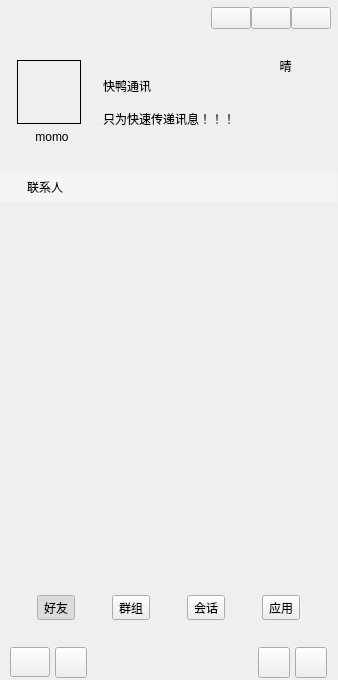
<?xml version="1.0" encoding="UTF-8"?>
<ui version="4.0">
 <class>MainWindow</class>
 <widget class="QMainWindow" name="MainWindow">
  <property name="geometry">
   <rect>
    <x>0</x>
    <y>0</y>
    <width>338</width>
    <height>680</height>
   </rect>
  </property>
  <property name="windowTitle">
   <string>MainWindow</string>
  </property>
  <widget class="QWidget" name="centralWidget">
   <widget class="AnimationStackedWidget" name="GCStackedWidget">
    <property name="geometry">
     <rect>
      <x>0</x>
      <y>172</y>
      <width>337</width>
      <height>398</height>
     </rect>
    </property>
    <property name="styleSheet">
     <string notr="true"/>
    </property>
    <property name="currentIndex">
     <number>0</number>
    </property>
    <widget class="QWidget" name="page2">
     <layout class="QVBoxLayout" name="verticalLayout_4">
      <property name="spacing">
       <number>0</number>
      </property>
      <property name="leftMargin">
       <number>0</number>
      </property>
      <property name="topMargin">
       <number>0</number>
      </property>
      <property name="rightMargin">
       <number>0</number>
      </property>
      <property name="bottomMargin">
       <number>0</number>
      </property>
      <item>
       <widget class="QWidget" name="widgetFrindT" native="true">
        <property name="maximumSize">
         <size>
          <width>16777215</width>
          <height>30</height>
         </size>
        </property>
        <property name="styleSheet">
         <string notr="true">QWidget#widgetFrindT  {
	background-color: #5AFFFFFF;
}</string>
        </property>
        <layout class="QHBoxLayout" name="horizontalLayout_3" stretch="0,1">
         <property name="spacing">
          <number>10</number>
         </property>
         <property name="leftMargin">
          <number>10</number>
         </property>
         <property name="topMargin">
          <number>0</number>
         </property>
         <property name="rightMargin">
          <number>0</number>
         </property>
         <property name="bottomMargin">
          <number>0</number>
         </property>
         <item>
          <widget class="QLabel" name="label_3">
           <property name="text">
            <string/>
           </property>
           <property name="pixmap">
            <pixmap resource="../../dome/ChatClient/images.qrc">:/resource/images/ic_user.png</pixmap>
           </property>
           <property name="scaledContents">
            <bool>false</bool>
           </property>
          </widget>
         </item>
         <item>
          <widget class="QLabel" name="label_4">
           <property name="text">
            <string>联系人</string>
           </property>
          </widget>
         </item>
        </layout>
       </widget>
      </item>
      <item>
       <widget class="QWidget" name="frindListWidget" native="true"/>
      </item>
     </layout>
    </widget>
    <widget class="QWidget" name="page3">
     <layout class="QVBoxLayout" name="verticalLayout_3">
      <property name="spacing">
       <number>0</number>
      </property>
      <property name="leftMargin">
       <number>0</number>
      </property>
      <property name="topMargin">
       <number>0</number>
      </property>
      <property name="rightMargin">
       <number>0</number>
      </property>
      <property name="bottomMargin">
       <number>0</number>
      </property>
      <item>
       <widget class="QWidget" name="widgetGroupT" native="true">
        <property name="maximumSize">
         <size>
          <width>16777215</width>
          <height>30</height>
         </size>
        </property>
        <property name="styleSheet">
         <string notr="true">QWidget#widgetGroupT  {
	background-color: #5AFFFFFF;
}</string>
        </property>
        <layout class="QHBoxLayout" name="horizontalLayout_4" stretch="0,1">
         <property name="spacing">
          <number>10</number>
         </property>
         <property name="leftMargin">
          <number>10</number>
         </property>
         <property name="topMargin">
          <number>0</number>
         </property>
         <property name="rightMargin">
          <number>0</number>
         </property>
         <property name="bottomMargin">
          <number>0</number>
         </property>
         <item>
          <widget class="QLabel" name="label_5">
           <property name="text">
            <string/>
           </property>
           <property name="pixmap">
            <pixmap resource="../../dome/ChatClient/images.qrc">:/resource/images/ic_group.png</pixmap>
           </property>
           <property name="scaledContents">
            <bool>false</bool>
           </property>
          </widget>
         </item>
         <item>
          <widget class="QLabel" name="label_6">
           <property name="text">
            <string>群组</string>
           </property>
          </widget>
         </item>
        </layout>
       </widget>
      </item>
      <item>
       <widget class="QWidget" name="groupListWidget" native="true"/>
      </item>
     </layout>
    </widget>
    <widget class="QWidget" name="page">
     <layout class="QVBoxLayout" name="verticalLayout_10">
      <property name="spacing">
       <number>0</number>
      </property>
      <property name="leftMargin">
       <number>0</number>
      </property>
      <property name="topMargin">
       <number>0</number>
      </property>
      <property name="rightMargin">
       <number>0</number>
      </property>
      <property name="bottomMargin">
       <number>0</number>
      </property>
      <item>
       <widget class="QWidget" name="widgetConVT" native="true">
        <property name="maximumSize">
         <size>
          <width>16777215</width>
          <height>30</height>
         </size>
        </property>
        <property name="styleSheet">
         <string notr="true">QWidget#widgetConVT  {
	background-color: #5AFFFFFF;
}</string>
        </property>
        <layout class="QHBoxLayout" name="horizontalLayout_2" stretch="0,1">
         <property name="spacing">
          <number>10</number>
         </property>
         <property name="leftMargin">
          <number>10</number>
         </property>
         <property name="topMargin">
          <number>0</number>
         </property>
         <property name="rightMargin">
          <number>0</number>
         </property>
         <property name="bottomMargin">
          <number>0</number>
         </property>
         <item>
          <widget class="QLabel" name="label">
           <property name="frameShape">
            <enum>QFrame::NoFrame</enum>
           </property>
           <property name="text">
            <string/>
           </property>
           <property name="pixmap">
            <pixmap resource="../../dome/ChatClient/images.qrc">:/resource/images/ic_chat.png</pixmap>
           </property>
           <property name="scaledContents">
            <bool>false</bool>
           </property>
           <property name="alignment">
            <set>Qt::AlignLeading|Qt::AlignLeft|Qt::AlignVCenter</set>
           </property>
          </widget>
         </item>
         <item>
          <widget class="QLabel" name="label_2">
           <property name="text">
            <string>会话</string>
           </property>
          </widget>
         </item>
        </layout>
       </widget>
      </item>
      <item>
       <widget class="QWidget" name="convationListWidget" native="true"/>
      </item>
     </layout>
    </widget>
    <widget class="QWidget" name="page_2">
     <layout class="QVBoxLayout" name="verticalLayout_6">
      <property name="spacing">
       <number>0</number>
      </property>
      <property name="leftMargin">
       <number>0</number>
      </property>
      <property name="topMargin">
       <number>0</number>
      </property>
      <property name="rightMargin">
       <number>0</number>
      </property>
      <property name="bottomMargin">
       <number>0</number>
      </property>
      <item>
       <widget class="QWidget" name="widgetApply" native="true">
        <property name="maximumSize">
         <size>
          <width>16777215</width>
          <height>30</height>
         </size>
        </property>
        <property name="styleSheet">
         <string notr="true">QWidget#widgetApply  {
	background-color: #5AFFFFFF;
}</string>
        </property>
        <layout class="QHBoxLayout" name="horizontalLayout_6" stretch="0,1">
         <property name="spacing">
          <number>10</number>
         </property>
         <property name="leftMargin">
          <number>10</number>
         </property>
         <property name="topMargin">
          <number>0</number>
         </property>
         <property name="rightMargin">
          <number>0</number>
         </property>
         <property name="bottomMargin">
          <number>0</number>
         </property>
         <item>
          <widget class="QLabel" name="label_7">
           <property name="text">
            <string/>
           </property>
           <property name="pixmap">
            <pixmap resource="../../dome/ChatClient/images.qrc">:/resource/images/ic_app.png</pixmap>
           </property>
           <property name="scaledContents">
            <bool>false</bool>
           </property>
           <property name="alignment">
            <set>Qt::AlignLeading|Qt::AlignLeft|Qt::AlignVCenter</set>
           </property>
          </widget>
         </item>
         <item>
          <widget class="QLabel" name="label_8">
           <property name="text">
            <string>应用</string>
           </property>
          </widget>
         </item>
        </layout>
       </widget>
      </item>
      <item>
       <widget class="QWidget" name="widget_5" native="true"/>
      </item>
     </layout>
    </widget>
   </widget>
   <widget class="QWidget" name="widgetUserInfo" native="true">
    <property name="geometry">
     <rect>
      <x>0</x>
      <y>2</y>
      <width>337</width>
      <height>170</height>
     </rect>
    </property>
    <property name="minimumSize">
     <size>
      <width>0</width>
      <height>170</height>
     </size>
    </property>
    <property name="maximumSize">
     <size>
      <width>16777215</width>
      <height>170</height>
     </size>
    </property>
    <layout class="QVBoxLayout" name="verticalLayout_9">
     <property name="spacing">
      <number>0</number>
     </property>
     <property name="leftMargin">
      <number>1</number>
     </property>
     <property name="topMargin">
      <number>1</number>
     </property>
     <property name="rightMargin">
      <number>1</number>
     </property>
     <property name="bottomMargin">
      <number>1</number>
     </property>
     <item>
      <widget class="QWidget" name="widgetWinBar" native="true">
       <property name="minimumSize">
        <size>
         <width>0</width>
         <height>30</height>
        </size>
       </property>
       <property name="maximumSize">
        <size>
         <width>16777215</width>
         <height>30</height>
        </size>
       </property>
       <layout class="QHBoxLayout" name="horizontalLayout_7">
        <property name="spacing">
         <number>0</number>
        </property>
        <property name="leftMargin">
         <number>0</number>
        </property>
        <property name="topMargin">
         <number>0</number>
        </property>
        <property name="rightMargin">
         <number>5</number>
        </property>
        <property name="bottomMargin">
         <number>0</number>
        </property>
        <item>
         <widget class="QLabel" name="label_9">
          <property name="minimumSize">
           <size>
            <width>30</width>
            <height>0</height>
           </size>
          </property>
          <property name="layoutDirection">
           <enum>Qt::LeftToRight</enum>
          </property>
          <property name="text">
           <string/>
          </property>
          <property name="pixmap">
           <pixmap resource="../../dome/ChatClient/images.qrc">:/resource/images/robot.png</pixmap>
          </property>
          <property name="alignment">
           <set>Qt::AlignCenter</set>
          </property>
         </widget>
        </item>
        <item>
         <spacer name="horizontalSpacer">
          <property name="orientation">
           <enum>Qt::Horizontal</enum>
          </property>
          <property name="sizeHint" stdset="0">
           <size>
            <width>220</width>
            <height>20</height>
           </size>
          </property>
         </spacer>
        </item>
        <item>
         <widget class="QPushButton" name="btnWinMenu">
          <property name="focusPolicy">
           <enum>Qt::NoFocus</enum>
          </property>
          <property name="text">
           <string/>
          </property>
          <property name="icon">
           <iconset resource="../../dome/ChatClient/images.qrc">
            <normaloff>:/resource/common/ic_login_cfg.png</normaloff>:/resource/common/ic_login_cfg.png</iconset>
          </property>
         </widget>
        </item>
        <item>
         <widget class="QPushButton" name="btnWinMin">
          <property name="focusPolicy">
           <enum>Qt::NoFocus</enum>
          </property>
          <property name="text">
           <string/>
          </property>
          <property name="icon">
           <iconset resource="../../dome/ChatClient/images.qrc">
            <normaloff>:/resource/common/ic_min.png</normaloff>:/resource/common/ic_min.png</iconset>
          </property>
         </widget>
        </item>
        <item>
         <widget class="QPushButton" name="btnWinClose">
          <property name="focusPolicy">
           <enum>Qt::NoFocus</enum>
          </property>
          <property name="text">
           <string/>
          </property>
          <property name="icon">
           <iconset resource="../../dome/ChatClient/images.qrc">
            <normaloff>:/resource/common/ic_close_white.png</normaloff>:/resource/common/ic_close_white.png</iconset>
          </property>
         </widget>
        </item>
       </layout>
      </widget>
     </item>
     <item>
      <layout class="QHBoxLayout" name="horizontalLayout_8">
       <property name="spacing">
        <number>5</number>
       </property>
       <property name="leftMargin">
        <number>5</number>
       </property>
       <property name="rightMargin">
        <number>5</number>
       </property>
       <item>
        <widget class="QWidget" name="widget" native="true">
         <layout class="QVBoxLayout" name="verticalLayout_2">
          <item>
           <spacer name="verticalSpacer_4">
            <property name="orientation">
             <enum>Qt::Vertical</enum>
            </property>
            <property name="sizeHint" stdset="0">
             <size>
              <width>20</width>
              <height>40</height>
             </size>
            </property>
           </spacer>
          </item>
          <item>
           <widget class="QWidget" name="widgetHead" native="true">
            <property name="minimumSize">
             <size>
              <width>64</width>
              <height>64</height>
             </size>
            </property>
            <property name="maximumSize">
             <size>
              <width>64</width>
              <height>64</height>
             </size>
            </property>
            <property name="styleSheet">
             <string notr="true">border: 1px solid #000000;</string>
            </property>
            <layout class="QHBoxLayout" name="horizontalLayout_9">
             <property name="spacing">
              <number>0</number>
             </property>
             <property name="leftMargin">
              <number>0</number>
             </property>
             <property name="topMargin">
              <number>0</number>
             </property>
             <property name="rightMargin">
              <number>0</number>
             </property>
             <property name="bottomMargin">
              <number>0</number>
             </property>
            </layout>
           </widget>
          </item>
          <item>
           <widget class="QLabel" name="labelUser">
            <property name="text">
             <string>momo</string>
            </property>
            <property name="alignment">
             <set>Qt::AlignCenter</set>
            </property>
           </widget>
          </item>
          <item>
           <spacer name="verticalSpacer_3">
            <property name="orientation">
             <enum>Qt::Vertical</enum>
            </property>
            <property name="sizeHint" stdset="0">
             <size>
              <width>20</width>
              <height>40</height>
             </size>
            </property>
           </spacer>
          </item>
         </layout>
        </widget>
       </item>
       <item>
        <layout class="QVBoxLayout" name="verticalLayout_7">
         <property name="spacing">
          <number>15</number>
         </property>
         <item>
          <spacer name="verticalSpacer_2">
           <property name="orientation">
            <enum>Qt::Vertical</enum>
           </property>
           <property name="sizeHint" stdset="0">
            <size>
             <width>20</width>
             <height>40</height>
            </size>
           </property>
          </spacer>
         </item>
         <item>
          <widget class="QLabel" name="labelUserName">
           <property name="text">
            <string>快鸭通讯</string>
           </property>
          </widget>
         </item>
         <item>
          <widget class="QLabel" name="labelUserMask">
           <property name="text">
            <string>只为快速传递讯息！！！</string>
           </property>
          </widget>
         </item>
         <item>
          <spacer name="verticalSpacer">
           <property name="orientation">
            <enum>Qt::Vertical</enum>
           </property>
           <property name="sizeHint" stdset="0">
            <size>
             <width>20</width>
             <height>40</height>
            </size>
           </property>
          </spacer>
         </item>
        </layout>
       </item>
       <item>
        <layout class="QVBoxLayout" name="verticalLayout_8">
         <item>
          <widget class="QLabel" name="label_10">
           <property name="text">
            <string>晴</string>
           </property>
           <property name="alignment">
            <set>Qt::AlignCenter</set>
           </property>
          </widget>
         </item>
         <item>
          <widget class="QLabel" name="label_12">
           <property name="text">
            <string/>
           </property>
           <property name="pixmap">
            <pixmap resource="../../dome/ChatClient/images.qrc">:/resource/common/ic_weather.png</pixmap>
           </property>
           <property name="alignment">
            <set>Qt::AlignCenter</set>
           </property>
          </widget>
         </item>
        </layout>
       </item>
      </layout>
     </item>
    </layout>
   </widget>
   <widget class="QWidget" name="widgetBottom" native="true">
    <property name="geometry">
     <rect>
      <x>0</x>
      <y>570</y>
      <width>337</width>
      <height>110</height>
     </rect>
    </property>
    <property name="minimumSize">
     <size>
      <width>0</width>
      <height>110</height>
     </size>
    </property>
    <property name="maximumSize">
     <size>
      <width>16777215</width>
      <height>110</height>
     </size>
    </property>
    <layout class="QVBoxLayout" name="verticalLayout_5">
     <property name="spacing">
      <number>0</number>
     </property>
     <property name="leftMargin">
      <number>0</number>
     </property>
     <property name="topMargin">
      <number>0</number>
     </property>
     <property name="rightMargin">
      <number>0</number>
     </property>
     <property name="bottomMargin">
      <number>0</number>
     </property>
     <item>
      <widget class="QWidget" name="widgetButtons" native="true">
       <property name="minimumSize">
        <size>
         <width>0</width>
         <height>65</height>
        </size>
       </property>
       <layout class="QHBoxLayout" name="horizontalLayout">
        <property name="spacing">
         <number>0</number>
        </property>
        <property name="leftMargin">
         <number>0</number>
        </property>
        <property name="topMargin">
         <number>0</number>
        </property>
        <property name="rightMargin">
         <number>0</number>
        </property>
        <property name="bottomMargin">
         <number>0</number>
        </property>
        <item>
         <widget class="QToolButton" name="btnFrind">
          <property name="text">
           <string>好友</string>
          </property>
          <property name="icon">
           <iconset resource="../../dome/ChatClient/images.qrc">
            <normaloff>:/resource/images/contacts.png</normaloff>:/resource/images/contacts.png</iconset>
          </property>
          <property name="iconSize">
           <size>
            <width>24</width>
            <height>24</height>
           </size>
          </property>
          <property name="checkable">
           <bool>true</bool>
          </property>
          <property name="checked">
           <bool>true</bool>
          </property>
          <property name="toolButtonStyle">
           <enum>Qt::ToolButtonTextUnderIcon</enum>
          </property>
         </widget>
        </item>
        <item>
         <widget class="QToolButton" name="btnGroup">
          <property name="text">
           <string>群组</string>
          </property>
          <property name="icon">
           <iconset resource="../../dome/ChatClient/images.qrc">
            <normaloff>:/resource/images/group_normal.png</normaloff>:/resource/images/group_normal.png</iconset>
          </property>
          <property name="iconSize">
           <size>
            <width>24</width>
            <height>24</height>
           </size>
          </property>
          <property name="checkable">
           <bool>true</bool>
          </property>
          <property name="toolButtonStyle">
           <enum>Qt::ToolButtonTextUnderIcon</enum>
          </property>
         </widget>
        </item>
        <item>
         <widget class="QToolButton" name="btnConversation">
          <property name="toolTip">
           <string>会话</string>
          </property>
          <property name="text">
           <string>会话</string>
          </property>
          <property name="icon">
           <iconset resource="../../dome/ChatClient/images.qrc">
            <normaloff>:/resource/images/conversation_normal.png</normaloff>:/resource/images/conversation_normal.png</iconset>
          </property>
          <property name="iconSize">
           <size>
            <width>24</width>
            <height>24</height>
           </size>
          </property>
          <property name="checkable">
           <bool>true</bool>
          </property>
          <property name="checked">
           <bool>false</bool>
          </property>
          <property name="toolButtonStyle">
           <enum>Qt::ToolButtonTextUnderIcon</enum>
          </property>
         </widget>
        </item>
        <item>
         <widget class="QToolButton" name="btnApplay">
          <property name="toolTip">
           <string>应用</string>
          </property>
          <property name="text">
           <string>应用</string>
          </property>
          <property name="icon">
           <iconset resource="../../dome/ChatClient/images.qrc">
            <normaloff>:/resource/images/applay.png</normaloff>:/resource/images/applay.png</iconset>
          </property>
          <property name="iconSize">
           <size>
            <width>24</width>
            <height>24</height>
           </size>
          </property>
          <property name="checkable">
           <bool>true</bool>
          </property>
          <property name="checked">
           <bool>false</bool>
          </property>
          <property name="toolButtonStyle">
           <enum>Qt::ToolButtonTextUnderIcon</enum>
          </property>
         </widget>
        </item>
       </layout>
      </widget>
     </item>
     <item>
      <widget class="QWidget" name="widgetMenu" native="true">
       <property name="minimumSize">
        <size>
         <width>0</width>
         <height>35</height>
        </size>
       </property>
       <property name="maximumSize">
        <size>
         <width>16777215</width>
         <height>35</height>
        </size>
       </property>
       <layout class="QHBoxLayout" name="horizontalLayout_5">
        <property name="spacing">
         <number>5</number>
        </property>
        <property name="leftMargin">
         <number>10</number>
        </property>
        <property name="topMargin">
         <number>2</number>
        </property>
        <property name="rightMargin">
         <number>10</number>
        </property>
        <property name="bottomMargin">
         <number>2</number>
        </property>
        <item>
         <widget class="QPushButton" name="btnSysMenu">
          <property name="minimumSize">
           <size>
            <width>0</width>
            <height>30</height>
           </size>
          </property>
          <property name="toolTip">
           <string>系统菜单</string>
          </property>
          <property name="text">
           <string/>
          </property>
          <property name="icon">
           <iconset resource="../../dome/ChatClient/images.qrc">
            <normaloff>:/resource/common/ic_sysmen.png</normaloff>:/resource/common/ic_sysmen.png</iconset>
          </property>
          <property name="iconSize">
           <size>
            <width>24</width>
            <height>24</height>
           </size>
          </property>
         </widget>
        </item>
        <item>
         <widget class="QToolButton" name="tbtnAddUser">
          <property name="minimumSize">
           <size>
            <width>0</width>
            <height>30</height>
           </size>
          </property>
          <property name="toolTip">
           <string>添加好友</string>
          </property>
          <property name="text">
           <string/>
          </property>
          <property name="icon">
           <iconset resource="../../dome/ChatClient/images.qrc">
            <normaloff>:/resource/common/ic_user_add.png</normaloff>:/resource/common/ic_user_add.png</iconset>
          </property>
          <property name="iconSize">
           <size>
            <width>24</width>
            <height>24</height>
           </size>
          </property>
         </widget>
        </item>
        <item>
         <spacer name="horizontalSpacer_2">
          <property name="orientation">
           <enum>Qt::Horizontal</enum>
          </property>
          <property name="sizeHint" stdset="0">
           <size>
            <width>40</width>
            <height>20</height>
           </size>
          </property>
         </spacer>
        </item>
        <item>
         <widget class="QToolButton" name="tbtnWeather">
          <property name="minimumSize">
           <size>
            <width>0</width>
            <height>30</height>
           </size>
          </property>
          <property name="toolTip">
           <string>天气查询</string>
          </property>
          <property name="text">
           <string/>
          </property>
          <property name="icon">
           <iconset resource="../../dome/ChatClient/images.qrc">
            <normaloff>:/resource/common/ic_weather.png</normaloff>:/resource/common/ic_weather.png</iconset>
          </property>
          <property name="iconSize">
           <size>
            <width>24</width>
            <height>24</height>
           </size>
          </property>
         </widget>
        </item>
        <item>
         <widget class="QToolButton" name="tbtnCalendar">
          <property name="minimumSize">
           <size>
            <width>0</width>
            <height>30</height>
           </size>
          </property>
          <property name="toolTip">
           <string>日历</string>
          </property>
          <property name="text">
           <string/>
          </property>
          <property name="icon">
           <iconset resource="../../dome/ChatClient/images.qrc">
            <normaloff>:/resource/common/ic_calendar.png</normaloff>:/resource/common/ic_calendar.png</iconset>
          </property>
          <property name="iconSize">
           <size>
            <width>24</width>
            <height>24</height>
           </size>
          </property>
         </widget>
        </item>
       </layout>
      </widget>
     </item>
    </layout>
   </widget>
  </widget>
 </widget>
 <layoutdefault spacing="6" margin="11"/>
 <customwidgets>
  <customwidget>
   <class>AnimationStackedWidget</class>
   <extends>QStackedWidget</extends>
   <header>animationstackedwidget.h</header>
   <container>1</container>
  </customwidget>
 </customwidgets>
 <resources/>
 <connections/>
</ui>
